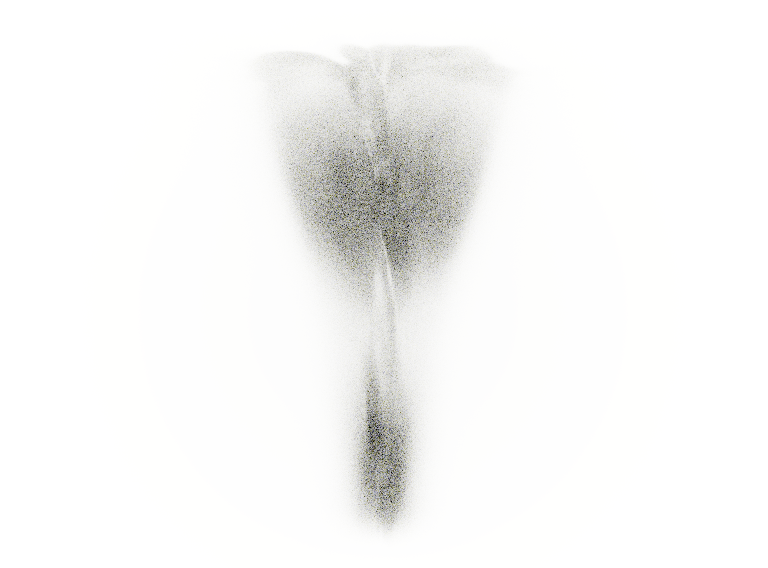

Source code (Julia):
# Schlieren Imaging Demo — Visualizing density gradients via absorption
#
# Schlieren/shadowgraph imaging makes density gradients visible by modulating
# light absorption proportional to the gradient magnitude.  Regions of strong
# refractive-index gradient (plume edges) absorb more light, creating dark
# bands against a bright striped background — the hallmark schlieren pattern.
#
# The medium also implements apply_deflection for ray-path curvature through
# the density field (eikonal deflection), which subtly shifts sampling positions
# during delta tracking.

include("../common/common.jl")
using GeometryBasics
using Raycore
using LinearAlgebra: normalize, norm, cross, dot, I
using FFMPEG_jll

# ============================================================================
# Gradient Computation
# ============================================================================

"""
    compute_density_gradient(density) -> (grad_x, grad_y, grad_z)

Central finite differences on a 3D grid, one-sided at boundaries.
"""
function compute_density_gradient(density::Array{Float32,3})
    nx, ny, nz = size(density)
    grad_x = zeros(Float32, nx, ny, nz)
    grad_y = zeros(Float32, nx, ny, nz)
    grad_z = zeros(Float32, nx, ny, nz)

    for iz in 1:nz, iy in 1:ny, ix in 1:nx
        grad_x[ix, iy, iz] = if ix == 1
            density[2, iy, iz] - density[1, iy, iz]
        elseif ix == nx
            density[nx, iy, iz] - density[nx-1, iy, iz]
        else
            (density[ix+1, iy, iz] - density[ix-1, iy, iz]) * 0.5f0
        end

        grad_y[ix, iy, iz] = if iy == 1
            density[ix, 2, iz] - density[ix, 1, iz]
        elseif iy == ny
            density[ix, ny, iz] - density[ix, ny-1, iz]
        else
            (density[ix, iy+1, iz] - density[ix, iy-1, iz]) * 0.5f0
        end

        grad_z[ix, iy, iz] = if iz == 1
            density[ix, iy, 2] - density[ix, iy, 1]
        elseif iz == nz
            density[ix, iy, nz] - density[ix, iy, nz-1]
        else
            (density[ix, iy, iz+1] - density[ix, iy, iz-1]) * 0.5f0
        end
    end

    return grad_x, grad_y, grad_z
end

# ============================================================================
# SchlierenMedium — Gradient-absorption medium with eikonal deflection
# ============================================================================

# Module-level gradient store: apply_deflection has no `media` parameter,
# so it cannot call Raycore.deref on TextureRef fields.
const GRADIENT_STORE = Dict{UInt64, Array{Vec3f,3}}()

struct SchlierenMedium{T<:AbstractArray{Float32,3}} <: Hikari.Medium
    density::T              # density field (for deflection path sampling)
    grad_magnitude::T       # |∇ρ| field (for absorption-based visualization)
    density_res::Vec3{Int}
    max_density::Float32
    max_grad_magnitude::Float32
    gradient_id::UInt64     # key into GRADIENT_STORE for apply_deflection
    bounds::Hikari.Bounds3
    render_to_medium::Mat4f
    medium_to_render::Mat4f
    σ_a::Hikari.RGBSpectrum # absorption color
    g::Float32
    deflection_scale::Float32
    deflection_padding::Float32
    absorption_scale::Float32  # strength of gradient-based absorption
end

function SchlierenMedium(
    density::AbstractArray{Float32,3};
    σ_a::Hikari.RGBSpectrum = Hikari.RGBSpectrum(1f0),
    g::Float32 = 0f0,
    bounds::Hikari.Bounds3 = Hikari.Bounds3(Point3f(-5f0), Point3f(5f0)),
    transform::Mat4f = Mat4f(I),
    deflection_scale::Float32 = 50f0,
    deflection_padding::Float32 = 5f0,
    absorption_scale::Float32 = 15f0,
)
    inv_transform = inv(transform)
    max_density = Float32(maximum(density))
    nx, ny, nz = size(density)
    density_res = Vec3{Int}(nx, ny, nz)

    grad_x, grad_y, grad_z = compute_density_gradient(Array(density))

    # Build gradient vector array (for deflection) and magnitude array (for absorption)
    gradient = Array{Vec3f,3}(undef, nx, ny, nz)
    grad_mag = zeros(Float32, nx, ny, nz)
    max_grad_mag = 0f0
    for iz in 1:nz, iy in 1:ny, ix in 1:nx
        gv = Vec3f(grad_x[ix,iy,iz], grad_y[ix,iy,iz], grad_z[ix,iy,iz])
        gradient[ix,iy,iz] = gv
        mag = norm(gv)
        grad_mag[ix,iy,iz] = mag
        max_grad_mag = max(max_grad_mag, mag)
    end

    # Normalize gradient magnitude to [0,1]
    if max_grad_mag > 0f0
        grad_mag ./= max_grad_mag
    end

    # Store gradient vectors in module-level dict (scalars survive TextureRef)
    gid = objectid(gradient)
    GRADIENT_STORE[gid] = gradient

    SchlierenMedium(
        density, grad_mag, density_res,
        max_density, max_grad_mag,
        gid,
        bounds, inv_transform, transform,
        σ_a, g,
        deflection_scale, deflection_padding,
        absorption_scale,
    )
end

# ============================================================================
# Trilinear Interpolation
# ============================================================================

@inline function sample_field(arr, density_res::Vec3{Int}, bounds::Hikari.Bounds3, p_medium::Point3f)
    p_norm = (p_medium - bounds.p_min) ./ (bounds.p_max - bounds.p_min)
    if any(p_norm .< 0f0) || any(p_norm .> 1f0)
        return zero(eltype(arr))
    end

    nx, ny, nz = density_res[1], density_res[2], density_res[3]
    gx = p_norm[1] * (nx - 1) + 1
    gy = p_norm[2] * (ny - 1) + 1
    gz = p_norm[3] * (nz - 1) + 1

    ix = clamp(floor(Int, gx), 1, nx - 1)
    iy = clamp(floor(Int, gy), 1, ny - 1)
    iz = clamp(floor(Int, gz), 1, nz - 1)

    fx, fy, fz = Float32(gx - ix), Float32(gy - iy), Float32(gz - iz)

    d000 = arr[ix, iy, iz]
    d100 = arr[ix+1, iy, iz]
    d010 = arr[ix, iy+1, iz]
    d110 = arr[ix+1, iy+1, iz]
    d001 = arr[ix, iy, iz+1]
    d101 = arr[ix+1, iy, iz+1]
    d011 = arr[ix, iy+1, iz+1]
    d111 = arr[ix+1, iy+1, iz+1]

    fx1 = 1f0 - fx
    d00 = d000 * fx1 + d100 * fx
    d10 = d010 * fx1 + d110 * fx
    d01 = d001 * fx1 + d101 * fx
    d11 = d011 * fx1 + d111 * fx

    fy1 = 1f0 - fy
    d0 = d00 * fy1 + d10 * fy
    d1 = d01 * fy1 + d11 * fy

    return d0 * (1f0 - fz) + d1 * fz
end

# ============================================================================
# Hikari Interface Methods
# ============================================================================

Hikari.is_emissive(::SchlierenMedium) = false

@inline Hikari.get_template_grid(::SchlierenMedium) = Hikari.EmptyMajorantGrid()

function Hikari.sample_point(
    medium::SchlierenMedium,
    media,
    table::Hikari.RGBToSpectrumTable,
    p::Point3f,
    λ::Hikari.Wavelengths
)::Hikari.MediumProperties
    p4 = medium.render_to_medium * Vec4f(p[1], p[2], p[3], 1f0)
    p_medium = Point3f(p4[1], p4[2], p4[3])

    # Absorption proportional to gradient magnitude (schlieren/shadowgraph effect)
    grad_mag_arr = Raycore.deref(media, medium.grad_magnitude)
    gm = sample_field(grad_mag_arr, medium.density_res, medium.bounds, p_medium)
    σ_a = Hikari.uplift_rgb_unbounded(table, medium.σ_a, λ) * (gm * medium.absorption_scale)

    # No scattering — medium is transparent except for gradient-based absorption
    σ_s = Hikari.SpectralRadiance(0f0)

    return Hikari.MediumProperties(σ_a, σ_s, Hikari.SpectralRadiance(0f0), medium.g)
end

function Hikari.create_majorant_iterator(
    medium::SchlierenMedium,
    table::Hikari.RGBToSpectrumTable,
    ray::Raycore.Ray,
    t_max::Float32,
    λ::Hikari.Wavelengths
)
    t_enter, t_exit = Hikari.ray_bounds_intersect(ray.o, ray.d, medium.bounds)
    t_enter = max(t_enter, 0f0)
    t_exit = min(t_exit, t_max)
    if t_enter >= t_exit
        return Hikari.RayMajorantIterator_homogeneous(0f0, 0f0, Hikari.SpectralRadiance(0f0))
    end
    # Majorant must bound the maximum possible σ_a (normalized grad_mag ≤ 1)
    σ_a_max = Hikari.uplift_rgb_unbounded(table, medium.σ_a, λ) * medium.absorption_scale
    σ_maj = σ_a_max + Hikari.SpectralRadiance(medium.deflection_padding)
    return Hikari.RayMajorantIterator_homogeneous(t_enter, t_exit, σ_maj)
end

using Base: @propagate_inbounds
@propagate_inbounds function Hikari.create_majorant_iterator(
    medium::SchlierenMedium,
    table::Hikari.RGBToSpectrumTable,
    ray::Raycore.Ray,
    t_max::Float32,
    λ::Hikari.Wavelengths,
    template_grid::M
) where {M<:Hikari.MajorantGrid}
    t_enter, t_exit = Hikari.ray_bounds_intersect(ray.o, ray.d, medium.bounds)
    t_enter = max(t_enter, 0f0)
    t_exit = min(t_exit, t_max)
    res = template_grid.res
    if t_enter >= t_exit
        return Hikari.RayMajorantIterator{M}(
            Int32(0), Hikari.SpectralRadiance(0f0),
            0f0, 0f0, false, template_grid,
            (Int32(res[1]), Int32(res[2]), Int32(res[3])),
            (0f0, 0f0, 0f0), (0f0, 0f0, 0f0),
            (Int32(0), Int32(0), Int32(0)),
            (Int32(0), Int32(0), Int32(0)),
            (Int32(0), Int32(0), Int32(0))
        )
    end
    σ_a_max = Hikari.uplift_rgb_unbounded(table, medium.σ_a, λ) * medium.absorption_scale
    σ_maj = σ_a_max + Hikari.SpectralRadiance(medium.deflection_padding)
    return Hikari.RayMajorantIterator{M}(
        Int32(1), σ_maj,
        t_enter, t_exit, false, template_grid,
        (Int32(res[1]), Int32(res[2]), Int32(res[3])),
        (0f0, 0f0, 0f0), (0f0, 0f0, 0f0),
        (Int32(0), Int32(0), Int32(0)),
        (Int32(0), Int32(0), Int32(0)),
        (Int32(0), Int32(0), Int32(0))
    )
end

function Hikari.apply_deflection(
    medium::SchlierenMedium,
    p::Point3f,
    ray_d::Vec3f,
    dt::Float32
)::Vec3f
    p4 = medium.render_to_medium * Vec4f(p[1], p[2], p[3], 1f0)
    p_medium = Point3f(p4[1], p4[2], p4[3])

    # Look up gradient from module-level store (survives TextureRef conversion)
    grad = sample_field(GRADIENT_STORE[medium.gradient_id], medium.density_res, medium.bounds, p_medium)

    grad_mag = norm(grad)
    if grad_mag < 1f-8
        return ray_d
    end

    # Convert gradient from voxel-index-space to world-space
    extent = medium.bounds.p_max - medium.bounds.p_min
    world_grad = Vec3f(grad[1] / extent[1], grad[2] / extent[2], grad[3] / extent[3])

    # Eikonal deflection: bend ray toward density gradient
    deflection = world_grad * medium.deflection_scale * dt
    new_d = ray_d + deflection
    n = norm(new_d)
    if n < 1f-8
        return ray_d
    end
    return Vec3f(new_d / n)
end

# ============================================================================
# Procedural Density Field — Thermal Plume
# ============================================================================

function create_thermal_plume(; resolution::Int=128, time_phase::Float32=0f0)
    pad = 8
    inner_res = resolution
    total_res = inner_res + 2 * pad
    density = zeros(Float32, total_res, total_res, total_res)

    for iz in 1:inner_res, iy in 1:inner_res, ix in 1:inner_res
        x = (ix - 0.5f0) / inner_res
        y = (iy - 0.5f0) / inner_res
        z = (iz - 0.5f0) / inner_res

        dx = x - 0.5f0
        dy = y - 0.5f0
        r = sqrt(dx*dx + dy*dy)

        # Plume widens with altitude (entrainment)
        plume_width = 0.06f0 + 0.12f0 * z
        radial_profile = exp(-r*r / (2f0 * plume_width^2))

        # Vertical envelope: starts at bottom, fades at top
        z_envelope = z * exp(-2.5f0 * z)

        # Sinusoidal pseudo-turbulence perturbations
        θ = atan(dy, dx)
        turb1 = 0.3f0 * sin(6f0 * θ + 8f0 * z + time_phase)
        turb2 = 0.15f0 * sin(12f0 * θ - 5f0 * z + 2.3f0 * time_phase)
        turb3 = 0.1f0 * cos(4f0 * θ + 15f0 * z - 1.7f0 * time_phase)
        turbulence = 1f0 + turb1 + turb2 + turb3

        d = radial_profile * z_envelope * turbulence
        d = max(d, 0f0)

        density[ix + pad, iy + pad, iz + pad] = d
    end

    dmax = maximum(density)
    if dmax > 0f0
        density ./= dmax
    end

    return density
end

# ============================================================================
# Stripe Environment Map
# ============================================================================

"""
    create_stripe_envmap(; map_size=512, stripe_count=40) -> Matrix{RGBf}

Create a square environment map with vertical stripe pattern (equal-area octahedral format).
"""
function create_stripe_envmap(; map_size::Int=512, stripe_count::Int=40)
    img = Matrix{RGBf}(undef, map_size, map_size)
    bright = RGBf(0.95f0, 0.95f0, 0.95f0)
    dark = RGBf(0.05f0, 0.05f0, 0.05f0)
    for j in 1:map_size, i in 1:map_size
        stripe_idx = floor(Int, (j - 1) / map_size * stripe_count)
        img[i, j] = iseven(stripe_idx) ? bright : dark
    end
    return img
end

# ============================================================================
# Scene Construction
# ============================================================================

function create_schlieren_scene(;
    resolution=(1280, 720),
    density_resolution::Int=128,
    deflection_scale::Float32=50f0,
    deflection_padding::Float32=5f0,
    absorption_scale::Float32=15f0,
    time_phase::Float32=0f0,
    stripe_count::Int=40,
    volume_size::Float32=10f0,
)
    @info "Creating thermal plume density field..."
    density = create_thermal_plume(; resolution=density_resolution, time_phase=time_phase)

    half = volume_size / 2f0
    bounds = Hikari.Bounds3(Point3f(-half, -half, -half), Point3f(half, half, half))

    @info "Building SchlierenMedium (computing gradients)..."
    medium = SchlierenMedium(
        density;
        bounds=bounds,
        deflection_scale=deflection_scale,
        deflection_padding=deflection_padding,
        absorption_scale=absorption_scale,
    )

    volume_material = Hikari.MediumInterface(
        Hikari.ThinDielectricMaterial(eta=1.0f0);
        inside=medium,
        outside=nothing,
    )

    # Stripe environment map as background
    stripe_image = create_stripe_envmap(; map_size=512, stripe_count=stripe_count)

    fig = Figure(; size=resolution)
    ax = LScene(fig[1, 1]; show_axis=false, scenekw=(;
        lights=[
            Makie.EnvironmentLight(3f0, stripe_image),
        ]
    ))

    # Medium boundary sphere (same pattern as BlackHole)
    boundary_radius = half * sqrt(3f0)
    mesh!(ax, Sphere(Point3f(0, 0, 0), boundary_radius);
        color=:black, visible=false,
        material=volume_material,
        transparency=true,
    )

    # Camera: side-on view looking through the medium at the background
    cam = ax.scene.camera_controls
    cam.eyeposition[] = Vec3f(0, volume_size * 2.5f0, volume_size * 0.1f0)
    cam.lookat[] = Vec3f(0, 0, 0)
    cam.upvector[] = Vec3f(0, 0, 1)
    cam.fov[] = 35f0
    update_cam!(ax.scene, cam)

    return fig, ax
end

# ============================================================================
# Rendering
# ============================================================================

function render_scene(;
    device=DEVICE,
    resolution=(1280, 720),
    samples=100,
    max_depth=50,
    output_path=joinpath(@__DIR__, "schlieren.png"),
)
    fig, ax = create_schlieren_scene(; resolution=resolution)
    GC.gc(true)
    integrator = Hikari.VolPath(samples=samples, max_depth=max_depth)
    sensor = Hikari.FilmSensor(iso=100, white_balance=6500)
    @time result = Makie.colorbuffer(ax.scene;
        backend=RayMakie, device=device, integrator=integrator, sensor=sensor,
    )
    save(output_path, result)
    @info "Saved → $output_path"
    return result
end

function render_video(;
    device=DEVICE,
    resolution=(1280, 720),
    samples=100,
    max_depth=50,
    nframes=100,
    output_path=joinpath(@__DIR__, "schlieren.mp4"),
)
    times = range(0f0, 4f0 * Float32(π); length=nframes)
    integrator = Hikari.VolPath(samples=samples, max_depth=max_depth)
    sensor = Hikari.FilmSensor(iso=100, white_balance=6500)

    # Render frames with time-shifting turbulence phase
    frame_dir = mktempdir()
    for (i, t) in enumerate(times)
        fig, ax = create_schlieren_scene(; resolution=resolution, time_phase=Float32(t))
        GC.gc(true)
        result = Makie.colorbuffer(ax.scene;
            backend=RayMakie, device=device, integrator=integrator, sensor=sensor,
        )
        frame_path = joinpath(frame_dir, "frame_$(lpad(i, 4, '0')).png")
        save(frame_path, result)
        @info "Frame $i/$(length(times))"
    end

    # Encode with FFMPEG_jll
    frame_pattern = joinpath(frame_dir, "frame_%04d.png")
    FFMPEG_jll.ffmpeg() do exe
        run(`$exe -y -framerate 30 -i $frame_pattern -c:v libx264 -pix_fmt yuv420p $output_path`)
    end

    @info "Saved → $output_path"
    return output_path
end
